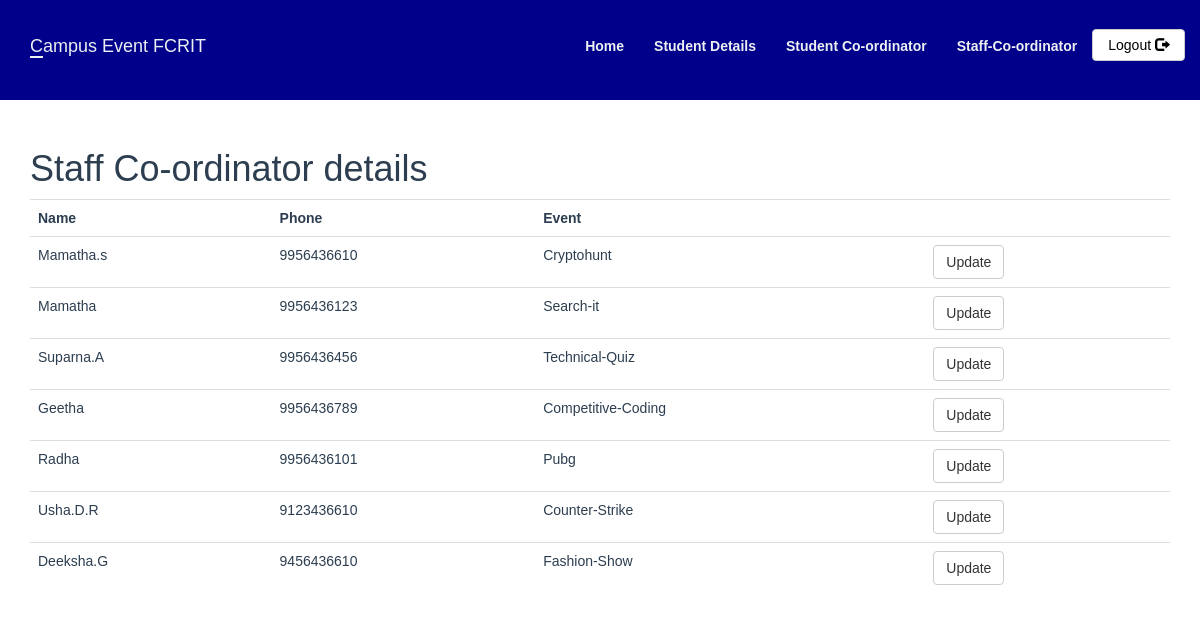
The page /Staff_cordinator.php on the database its author committed.
### tables this page shows
CREATE TABLE `staff_coordinator` (
  `stid` int(11) NOT NULL,
  `name` varchar(100) NOT NULL,
  `phone` varchar(10) DEFAULT NULL,
  `event_id` int(11) DEFAULT NULL
);

CREATE TABLE `events` (
  `event_id` int(11) NOT NULL,
  `event_title` varchar(50) NOT NULL,
  `event_price` int(11) DEFAULT NULL,
  `participents` int(100) DEFAULT 0,
  `img_link` text DEFAULT NULL,
  `type_id` int(11) DEFAULT NULL
);

### Staff_cordinator.php (the view, shortened to what this page needs)
<?php
include_once 'classes/db1.php';
$result = mysqli_query($conn,"SELECT * FROM staff_coordinator s ,events e where e.event_id= s.event_id");
?>
<!DOCTYPE html>
<html>
<head>
        <?php require 'utils/styles.php'; ?>
    </head>
<body><?php include 'utils/adminHeader.php'?>
<div class = "content">
<div class = "container">
<h1>Staff Co-ordinator details</h1>
<?php
if (mysqli_num_rows($result) > 0) {
?>
 <table class="table table-hover" >
  <tr>
    <th>Name</th>
    <th>Phone</th>
    <th>Event</th>
    <th></th>
  </tr>
<?php
while($row = mysqli_fetch_array($result)) {
?>
<tr>
    <td><?php echo $row["name"]; ?></td>
    <td><?php echo $row["phone"]; ?></td>
    <td><?php echo $row["event_title"]; ?></td>
    <td> <?php echo '<a  href="updateStaff.php?id='.$row['event_id'].'" class = "btn btn-default"> Update</a>'?></td>
</tr>
<?php
}
?>
</table>
 <?php
}
else{
    echo "No result found";
}
?>
</div>
</div>
 </body>
</html>

### css/style.css (style rules this page uses)
body { overflow-x: hidden; }
.content { font-family: Arial, Helvetica, sans-serif; color: #2C3E50; }

### rows shown on the page
staff_coordinator: name "Mamatha.s", phone "9956436610", event.event_title "Cryptohunt"
staff_coordinator: name "Mamatha", phone "9956436123", event.event_title "Search-it"
staff_coordinator: name "Suparna.A", phone "9956436456", event.event_title "Technical-Quiz"
staff_coordinator: name "Geetha", phone "9956436789", event.event_title "Competitive-Coding"
staff_coordinator: name "Radha", phone "9956436101", event.event_title "Pubg"
staff_coordinator: name "Usha.D.R", phone "9123436610", event.event_title "Counter-Strike"
staff_coordinator: name "Deeksha.G", phone "9456436610", event.event_title "Fashion-Show"
